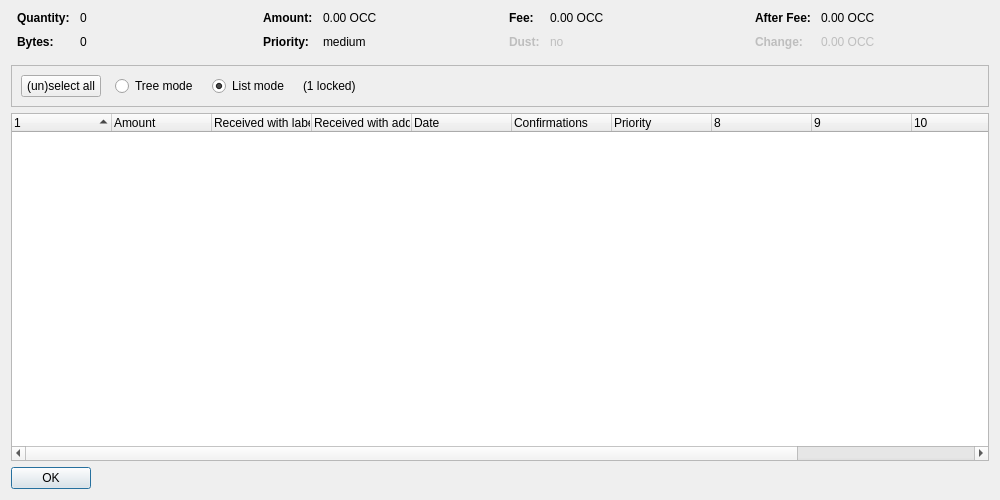
<?xml version="1.0" encoding="UTF-8"?>
<ui version="4.0">
 <class>CoinControlDialog</class>
 <widget class="QDialog" name="CoinControlDialog">
  <property name="geometry">
   <rect>
    <x>0</x>
    <y>0</y>
    <width>1000</width>
    <height>500</height>
   </rect>
  </property>
  <property name="windowTitle">
   <string>Coin Selection</string>
  </property>
  <layout class="QVBoxLayout" name="verticalLayout">
   <item>
    <layout class="QHBoxLayout" name="horizontalLayoutTop" stretch="0,0,0,0">
     <property name="topMargin">
      <number>0</number>
     </property>
     <property name="bottomMargin">
      <number>10</number>
     </property>
     <item>
      <layout class="QFormLayout" name="formLayoutCoinControl1">
       <property name="horizontalSpacing">
        <number>10</number>
       </property>
       <property name="verticalSpacing">
        <number>10</number>
       </property>
       <property name="leftMargin">
        <number>6</number>
       </property>
       <property name="rightMargin">
        <number>6</number>
       </property>
       <item row="0" column="0">
        <widget class="QLabel" name="labelCoinControlQuantityText">
         <property name="font">
          <font>
           <weight>75</weight>
           <bold>true</bold>
          </font>
         </property>
         <property name="text">
          <string>Quantity:</string>
         </property>
        </widget>
       </item>
       <item row="0" column="1">
        <widget class="QLabel" name="labelCoinControlQuantity">
         <property name="cursor">
          <cursorShape>IBeamCursor</cursorShape>
         </property>
         <property name="contextMenuPolicy">
          <enum>Qt::ActionsContextMenu</enum>
         </property>
         <property name="text">
          <string notr="true">0</string>
         </property>
         <property name="textInteractionFlags">
          <set>Qt::LinksAccessibleByMouse|Qt::TextSelectableByKeyboard|Qt::TextSelectableByMouse</set>
         </property>
        </widget>
       </item>
       <item row="1" column="0">
        <widget class="QLabel" name="labelCoinControlBytesText">
         <property name="font">
          <font>
           <weight>75</weight>
           <bold>true</bold>
          </font>
         </property>
         <property name="text">
          <string>Bytes:</string>
         </property>
        </widget>
       </item>
       <item row="1" column="1">
        <widget class="QLabel" name="labelCoinControlBytes">
         <property name="cursor">
          <cursorShape>IBeamCursor</cursorShape>
         </property>
         <property name="contextMenuPolicy">
          <enum>Qt::ActionsContextMenu</enum>
         </property>
         <property name="text">
          <string notr="true">0</string>
         </property>
         <property name="textInteractionFlags">
          <set>Qt::LinksAccessibleByMouse|Qt::TextSelectableByKeyboard|Qt::TextSelectableByMouse</set>
         </property>
        </widget>
       </item>
      </layout>
     </item>
     <item>
      <layout class="QFormLayout" name="formLayoutCoinControl2">
       <property name="horizontalSpacing">
        <number>10</number>
       </property>
       <property name="verticalSpacing">
        <number>10</number>
       </property>
       <property name="leftMargin">
        <number>6</number>
       </property>
       <property name="rightMargin">
        <number>6</number>
       </property>
       <item row="0" column="0">
        <widget class="QLabel" name="labelCoinControlAmountText">
         <property name="font">
          <font>
           <weight>75</weight>
           <bold>true</bold>
          </font>
         </property>
         <property name="text">
          <string>Amount:</string>
         </property>
        </widget>
       </item>
       <item row="0" column="1">
        <widget class="QLabel" name="labelCoinControlAmount">
         <property name="cursor">
          <cursorShape>IBeamCursor</cursorShape>
         </property>
         <property name="contextMenuPolicy">
          <enum>Qt::ActionsContextMenu</enum>
         </property>
         <property name="text">
          <string notr="true">0.00 OCC</string>
         </property>
         <property name="textInteractionFlags">
          <set>Qt::LinksAccessibleByMouse|Qt::TextSelectableByKeyboard|Qt::TextSelectableByMouse</set>
         </property>
        </widget>
       </item>
       <item row="1" column="0">
        <widget class="QLabel" name="labelCoinControlPriorityText">
         <property name="font">
          <font>
           <weight>75</weight>
           <bold>true</bold>
          </font>
         </property>
         <property name="text">
          <string>Priority:</string>
         </property>
        </widget>
       </item>
       <item row="1" column="1">
        <widget class="QLabel" name="labelCoinControlPriority">
         <property name="cursor">
          <cursorShape>IBeamCursor</cursorShape>
         </property>
         <property name="contextMenuPolicy">
          <enum>Qt::ActionsContextMenu</enum>
         </property>
         <property name="text">
          <string notr="true">medium</string>
         </property>
         <property name="textInteractionFlags">
          <set>Qt::LinksAccessibleByMouse|Qt::TextSelectableByKeyboard|Qt::TextSelectableByMouse</set>
         </property>
        </widget>
       </item>
      </layout>
     </item>
     <item>
      <layout class="QFormLayout" name="formLayoutCoinControl3">
       <property name="horizontalSpacing">
        <number>10</number>
       </property>
       <property name="verticalSpacing">
        <number>10</number>
       </property>
       <property name="leftMargin">
        <number>6</number>
       </property>
       <property name="rightMargin">
        <number>6</number>
       </property>
       <item row="0" column="0">
        <widget class="QLabel" name="labelCoinControlFeeText">
         <property name="font">
          <font>
           <weight>75</weight>
           <bold>true</bold>
          </font>
         </property>
         <property name="text">
          <string>Fee:</string>
         </property>
        </widget>
       </item>
       <item row="0" column="1">
        <widget class="QLabel" name="labelCoinControlFee">
         <property name="cursor">
          <cursorShape>IBeamCursor</cursorShape>
         </property>
         <property name="contextMenuPolicy">
          <enum>Qt::ActionsContextMenu</enum>
         </property>
         <property name="text">
          <string notr="true">0.00 OCC</string>
         </property>
         <property name="textInteractionFlags">
          <set>Qt::LinksAccessibleByMouse|Qt::TextSelectableByKeyboard|Qt::TextSelectableByMouse</set>
         </property>
        </widget>
       </item>
       <item row="1" column="0">
        <widget class="QLabel" name="labelCoinControlLowOutputText">
         <property name="enabled">
          <bool>false</bool>
         </property>
         <property name="font">
          <font>
           <weight>75</weight>
           <bold>true</bold>
          </font>
         </property>
         <property name="text">
          <string>Dust:</string>
         </property>
        </widget>
       </item>
       <item row="1" column="1">
        <widget class="QLabel" name="labelCoinControlLowOutput">
         <property name="enabled">
          <bool>false</bool>
         </property>
         <property name="cursor">
          <cursorShape>IBeamCursor</cursorShape>
         </property>
         <property name="contextMenuPolicy">
          <enum>Qt::ActionsContextMenu</enum>
         </property>
         <property name="text">
          <string notr="true">no</string>
         </property>
         <property name="textInteractionFlags">
          <set>Qt::LinksAccessibleByMouse|Qt::TextSelectableByKeyboard|Qt::TextSelectableByMouse</set>
         </property>
        </widget>
       </item>
      </layout>
     </item>
     <item>
      <layout class="QFormLayout" name="formLayoutCoinControl4">
       <property name="horizontalSpacing">
        <number>10</number>
       </property>
       <property name="verticalSpacing">
        <number>10</number>
       </property>
       <property name="leftMargin">
        <number>6</number>
       </property>
       <property name="rightMargin">
        <number>6</number>
       </property>
       <item row="0" column="0">
        <widget class="QLabel" name="labelCoinControlAfterFeeText">
         <property name="font">
          <font>
           <weight>75</weight>
           <bold>true</bold>
          </font>
         </property>
         <property name="text">
          <string>After Fee:</string>
         </property>
        </widget>
       </item>
       <item row="0" column="1">
        <widget class="QLabel" name="labelCoinControlAfterFee">
         <property name="cursor">
          <cursorShape>IBeamCursor</cursorShape>
         </property>
         <property name="contextMenuPolicy">
          <enum>Qt::ActionsContextMenu</enum>
         </property>
         <property name="text">
          <string notr="true">0.00 OCC</string>
         </property>
         <property name="textInteractionFlags">
          <set>Qt::LinksAccessibleByMouse|Qt::TextSelectableByKeyboard|Qt::TextSelectableByMouse</set>
         </property>
        </widget>
       </item>
       <item row="1" column="0">
        <widget class="QLabel" name="labelCoinControlChangeText">
         <property name="enabled">
          <bool>false</bool>
         </property>
         <property name="font">
          <font>
           <weight>75</weight>
           <bold>true</bold>
          </font>
         </property>
         <property name="text">
          <string>Change:</string>
         </property>
        </widget>
       </item>
       <item row="1" column="1">
        <widget class="QLabel" name="labelCoinControlChange">
         <property name="enabled">
          <bool>false</bool>
         </property>
         <property name="cursor">
          <cursorShape>IBeamCursor</cursorShape>
         </property>
         <property name="contextMenuPolicy">
          <enum>Qt::ActionsContextMenu</enum>
         </property>
         <property name="text">
          <string notr="true">0.00 OCC</string>
         </property>
         <property name="textInteractionFlags">
          <set>Qt::LinksAccessibleByMouse|Qt::TextSelectableByKeyboard|Qt::TextSelectableByMouse</set>
         </property>
        </widget>
       </item>
      </layout>
     </item>
    </layout>
   </item>
   <item>
    <widget class="QFrame" name="frame">
     <property name="minimumSize">
      <size>
       <width>0</width>
       <height>40</height>
      </size>
     </property>
     <property name="frameShape">
      <enum>QFrame::StyledPanel</enum>
     </property>
     <property name="frameShadow">
      <enum>QFrame::Sunken</enum>
     </property>
     <layout class="QHBoxLayout" name="horizontalLayout">
      <item>
       <layout class="QHBoxLayout" name="horizontalLayoutPanel" stretch="0,0,0,0,0">
        <property name="spacing">
         <number>14</number>
        </property>
        <item>
         <widget class="QPushButton" name="pushButtonSelectAll">
          <property name="sizePolicy">
           <sizepolicy hsizetype="Maximum" vsizetype="Fixed">
            <horstretch>0</horstretch>
            <verstretch>0</verstretch>
           </sizepolicy>
          </property>
          <property name="text">
           <string>(un)select all</string>
          </property>
          <property name="autoDefault">
           <bool>false</bool>
          </property>
         </widget>
        </item>
        <item>
         <widget class="QRadioButton" name="radioTreeMode">
          <property name="sizePolicy">
           <sizepolicy hsizetype="Maximum" vsizetype="Fixed">
            <horstretch>0</horstretch>
            <verstretch>0</verstretch>
           </sizepolicy>
          </property>
          <property name="text">
           <string>Tree mode</string>
          </property>
         </widget>
        </item>
        <item>
         <widget class="QRadioButton" name="radioListMode">
          <property name="sizePolicy">
           <sizepolicy hsizetype="Maximum" vsizetype="Fixed">
            <horstretch>0</horstretch>
            <verstretch>0</verstretch>
           </sizepolicy>
          </property>
          <property name="text">
           <string>List mode</string>
          </property>
          <property name="checked">
           <bool>true</bool>
          </property>
         </widget>
        </item>
        <item>
         <widget class="QLabel" name="labelLocked">
          <property name="text">
           <string notr="true">(1 locked)</string>
          </property>
         </widget>
        </item>
        <item>
         <spacer name="horizontalSpacer">
          <property name="orientation">
           <enum>Qt::Horizontal</enum>
          </property>
          <property name="sizeHint" stdset="0">
           <size>
            <width>40</width>
            <height>20</height>
           </size>
          </property>
         </spacer>
        </item>
       </layout>
      </item>
     </layout>
    </widget>
   </item>
   <item>
    <widget class="CoinControlTreeWidget" name="treeWidget">
     <property name="contextMenuPolicy">
      <enum>Qt::CustomContextMenu</enum>
     </property>
     <property name="sortingEnabled">
      <bool>false</bool>
     </property>
     <property name="columnCount">
      <number>12</number>
     </property>
     <attribute name="headerShowSortIndicator" stdset="0">
      <bool>true</bool>
     </attribute>
     <attribute name="headerStretchLastSection">
      <bool>false</bool>
     </attribute>
     <column>
      <property name="text">
       <string/>
      </property>
     </column>
     <column>
      <property name="text">
       <string>Amount</string>
      </property>
     </column>
     <column>
      <property name="text">
       <string>Received with label</string>
      </property>
     </column>
     <column>
      <property name="text">
       <string>Received with address</string>
      </property>
     </column>
     <column>
      <property name="text">
       <string>Date</string>
      </property>
     </column>
     <column>
      <property name="text">
       <string>Confirmations</string>
      </property>
      <property name="toolTip">
       <string>Confirmed</string>
      </property>
     </column>
     <column>
      <property name="text">
       <string>Priority</string>
      </property>
     </column>
     <column>
      <property name="text">
       <string/>
      </property>
     </column>
     <column>
      <property name="text">
       <string/>
      </property>
     </column>
     <column>
      <property name="text">
       <string/>
      </property>
     </column>
     <column>
      <property name="text">
       <string/>
      </property>
     </column>
     <column>
      <property name="text">
       <string/>
      </property>
     </column>
    </widget>
   </item>
   <item>
    <widget class="QDialogButtonBox" name="buttonBox">
     <property name="sizePolicy">
      <sizepolicy hsizetype="Maximum" vsizetype="Fixed">
       <horstretch>0</horstretch>
       <verstretch>0</verstretch>
      </sizepolicy>
     </property>
     <property name="orientation">
      <enum>Qt::Horizontal</enum>
     </property>
     <property name="standardButtons">
      <set>QDialogButtonBox::Ok</set>
     </property>
    </widget>
   </item>
  </layout>
 </widget>
 <customwidgets>
  <customwidget>
   <class>CoinControlTreeWidget</class>
   <extends>QTreeWidget</extends>
   <header>coincontroltreewidget.h</header>
  </customwidget>
 </customwidgets>
 <resources/>
 <connections/>
</ui>
